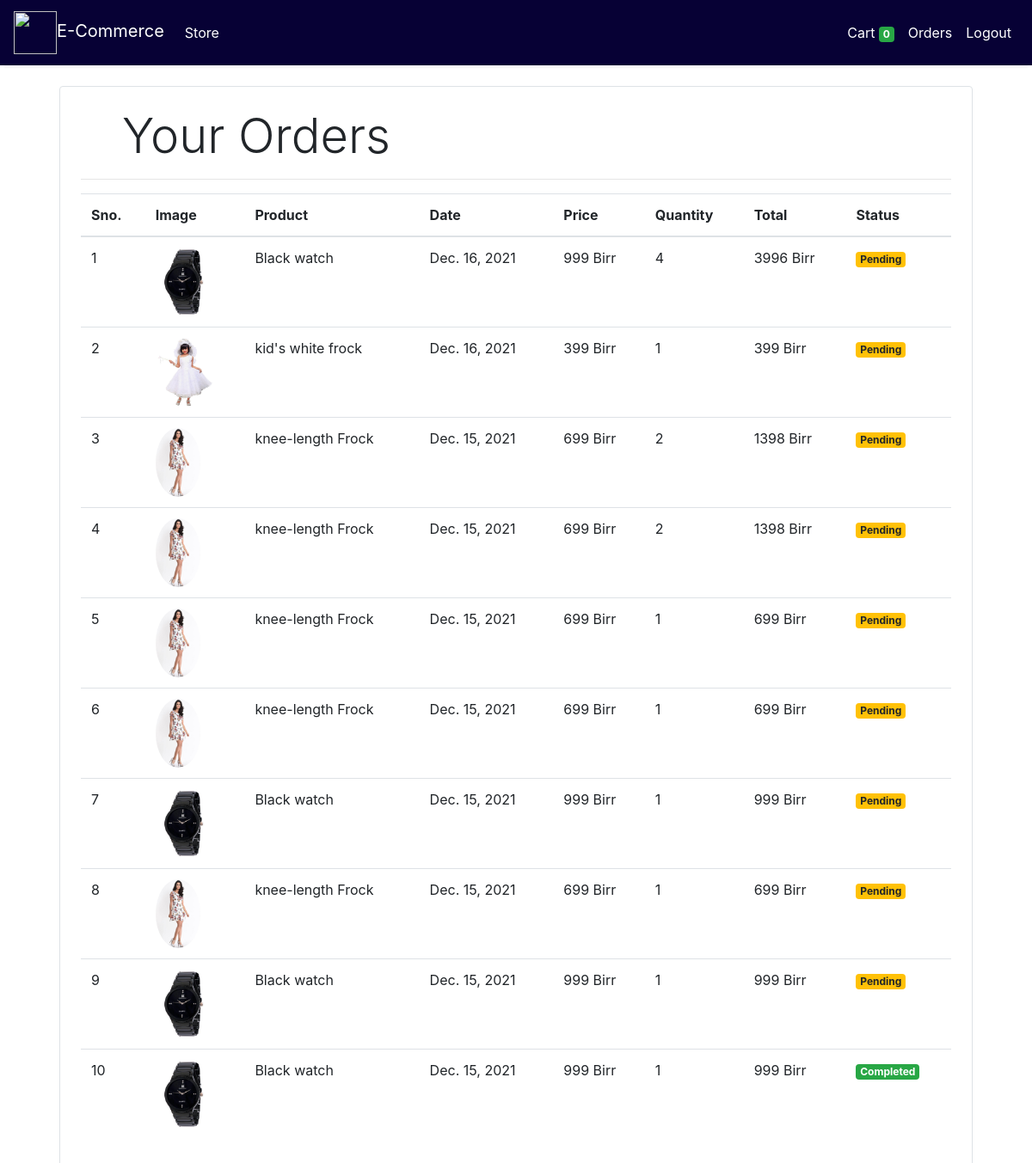
Page /orders (signed in) on the committed database.
### store/models/orders.py (models this page shows, shortened)
class Order(models.Model):
    product = models.ForeignKey(Products,
                                on_delete=models.CASCADE)
    customer = models.ForeignKey(Customer,
                                 on_delete=models.CASCADE)
    quantity = models.IntegerField(default=1)
    price = models.IntegerField()
    address = models.CharField (max_length=50, default='', blank=True)
    phone = models.CharField (max_length=50, default='', blank=True)
    date = models.DateField (default=datetime.datetime.today)
    status = models.BooleanField (default=False)
    @staticmethod
    def get_orders_by_customer(customer_id):
        return Order.objects.filter(customer=customer_id).order_by('-date')

### store/models/product.py (models this page shows, shortened)
class Products(models.Model):
    name = models.CharField(max_length=60)
    price= models.IntegerField(default=0)
    category= models.ForeignKey(Category,on_delete=models.CASCADE,default=1 )
    description= models.CharField(max_length=250, default='', blank=True, null= True)
    image= models.ImageField(upload_to='uploads/products/')

### store/middlewares/auth.py (the view)
    def middleware(request):
        returnUrl = request.META['PATH_INFO']
        if not request.session.get('customer'):
           return redirect(f'login?return_url={returnUrl}')
        response = get_response(request)
        return response

### store/templatetags/custom_filter.py (called while the page is built)
@register.filter(name='currency')
def currency(number):
    return str(number)+" Birr"

@register.filter(name='multiply')
def multiply(number , number1):
    return number * number1

### store/views/orders.py (called while the page is built)
    def get(self , request ):
        customer = request.session.get('customer')
        orders = Order.get_orders_by_customer(customer)
        print(orders)
        return render(request , 'orders.html'  , {'orders' : orders})

### store/templates/orders.html
{% extends 'base.html' %}
{% block content %}
{% load cart %}
{% load custom_filter %}
<div class="container">
   <div class="border rounded p-4 m-4">
        <p class="display-4 pl-4 ml-4">Your Orders</p>
        <hr>
        <table class="table">
            <thead>
                <tr>
                    <th>Sno.</th>
                    <th>Image</th>
                    <th>Product</th>
                    <th>Date</th>
                    <th>Price</th>
                    <th>Quantity</th>
                    <th>Total</th>
                    <th>Status</th>
                </tr>
            </thead>
            <tbody>
                {% for order in orders %}
                <tr>
                    <td>{{forloop.counter}}</td>
                    <td><img style="height: 80px;" class="rounded-circle" src="{{order.product.image.url}}" alt=""></td>
                    <td>{{order.product.name}}</td>
                    <td>{{order.date}}</td>
                    <td>{{order.price|currency}}</td>
                    <td>{{order.quantity}}</td>
                    <td>{{order.quantity|multiply:order.price|currency}}</td>
                    {% if order.status %}
                    <td><small class="badge badge-success">Completed</small></td>
                    {%else%}
                    <td><small class="badge badge-warning">Pending</small></td>
                    {% endif %}
                </tr>
                {% endfor %}
            </tbody>
        </table>
   </div>
</div>
{% endblock %}

### store/templates/base.html (shortened to what this page needs)
<!doctype html>
<html lang="en">
{% load static %}
{% block head %}
<head>
    <link rel="stylesheet" href="https://maxcdn.bootstrapcdn.com/bootstrap/4.0.0/css/bootstrap.min.css">
</head>
{% endblock %}
<body>
    <nav class="one-edge-shadow
  navbar navbar-light
  sticky-top navbar
  navbar-expand-lg
  text-white">
        <a class="navbar-brand ms-3 text-white " href="/">
            <link rel="stylesheet" href="https://use.fontawesome.com/releases/v5.7.0/css/all.css">
            <img src="https://assets-global.website-files.com/58e2987f3a9a379d24853b71/594e3a04218bcb7a80ec9024_005-shopping-cart.svg" style="width:50px;height:50px;color:text-light;">E-Commerce</a>
        <div class="collapse navbar-collapse" id="navbarSupportedContent">
            <ul class="navbar-nav mr-auto">
                <li class="nav-item active">
                    <a class="nav-link text-white" href="/store">Store <span class="sr-only">(current)</span></a>
                </li>
            </ul>
            <ul class=" navbar-nav my-2 my-lg-0">
                <li class="nav-item active">
                    <a class="nav-link text-white" href="/cart">Cart
            <span class="badge badge-success">{{request.session.cart.keys|length}}</span>
            <span class="sr-only">(current)</span></a>
                </li>
                {% if request.session.customer %}
                <li class="nav-item active ">
                    <a class="nav-link text-white" href="/orders">Orders<span class="sr-only">(current)</span></a>
                </li>
                <li class="nav-item active ">
                    <a class="nav-link text-white" href="/logout">Logout<span class="sr-only">(current)</span></a>
                </li>
                {% endif %}
            </ul>
        </div>
    </nav>
    {% block content %}{% endblock %}
</body>
</html>

### store/templates/base.html (style rules this page uses)
nav { background-color: #070135; background-image: url("https://image.freepik.com/free-photo/abstract-grunge-decorative-relief-navy-blue-stucco-wall-texture-wide-angle-rough-colored-background_1258-28311.jpg"); }
.one-edge-shadow { box-shadow: 0 8px 2px -5px rgb(246, 245, 245); }

### rows in the picture
Order: product.image (picture), product.name "Black watch", date "Dec. 16, 2021", price "999 Birr", quantity "4", quantity|multiply "3996 Birr", status "Pending"
Order: product.image (picture), product.name "kid's white frock", date "Dec. 16, 2021", price "399 Birr", quantity "1", quantity|multiply "399 Birr", status "Pending"
Order: product.image (picture), product.name "knee-length Frock", date "Dec. 15, 2021", price "699 Birr", quantity "2", quantity|multiply "1398 Birr", status "Pending"
Order: product.image (picture), product.name "knee-length Frock", date "Dec. 15, 2021", price "699 Birr", quantity "2", quantity|multiply "1398 Birr", status "Pending"
Order: product.image (picture), product.name "knee-length Frock", date "Dec. 15, 2021", price "699 Birr", quantity "1", quantity|multiply "699 Birr", status "Pending"
Order: product.image (picture), product.name "knee-length Frock", date "Dec. 15, 2021", price "699 Birr", quantity "1", quantity|multiply "699 Birr", status "Pending"
Order: product.image (picture), product.name "Black watch", date "Dec. 15, 2021", price "999 Birr", quantity "1", quantity|multiply "999 Birr", status "Pending"
Order: product.image (picture), product.name "knee-length Frock", date "Dec. 15, 2021", price "699 Birr", quantity "1", quantity|multiply "699 Birr", status "Pending"
Order: product.image (picture), product.name "Black watch", date "Dec. 15, 2021", price "999 Birr", quantity "1", quantity|multiply "999 Birr", status "Pending"
Order: product.image (picture), product.name "Black watch", date "Dec. 15, 2021", price "999 Birr", quantity "1", quantity|multiply "999 Birr", status "Completed"

### other values in the picture
{{ request.session.cart.keys|length }} "0"
